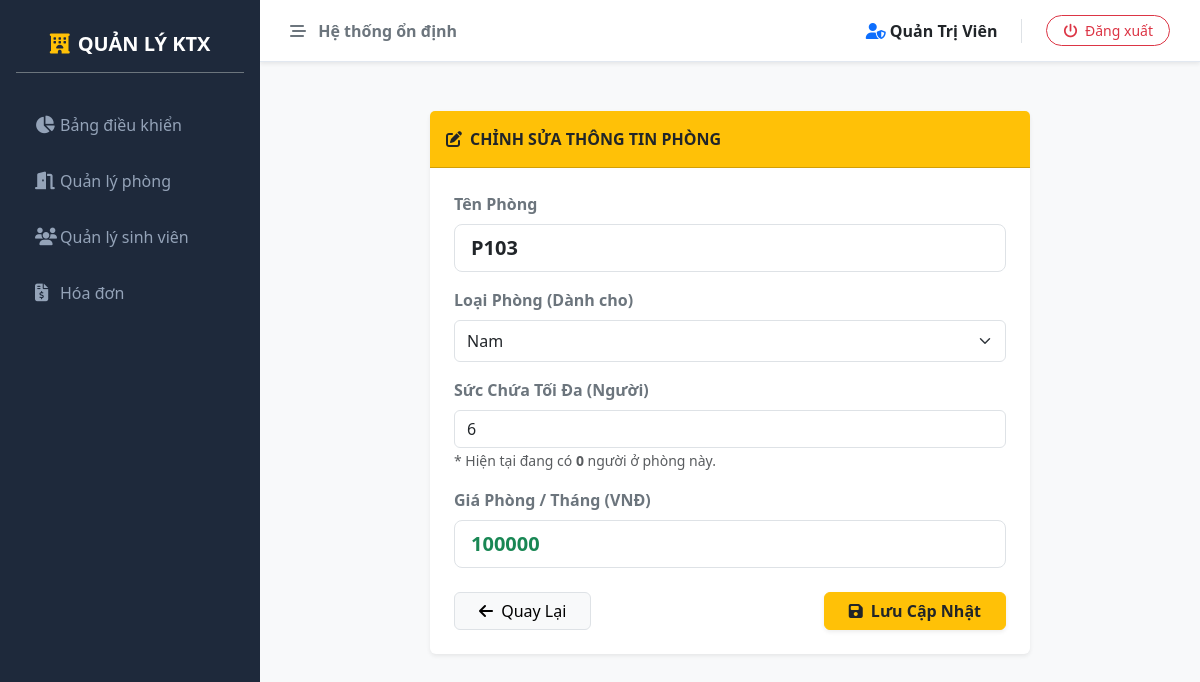
The app's page /quanly_ktx/sua-phong.php?id=3 (signed in) with its own data.
### tables this page shows
CREATE TABLE `phong` (
  `id` int(11) NOT NULL,
  `ten_phong` varchar(50) NOT NULL,
  `loai_phong` varchar(50) NOT NULL,
  `suc_chua` int(11) NOT NULL,
  `so_nguoi_o` int(11) DEFAULT 0,
  `gia_phong` decimal(10,2) NOT NULL
);

### quanly_ktx/sua-phong.php (the view, shortened to what this page needs)
<?php
include 'config/db.php';
include 'includes/header.php';
if (isset($_GET['id'])) {
    $id = intval($_GET['id']);
    $result = $conn->query("SELECT * FROM phong WHERE id = $id");
    if ($result->num_rows > 0) {
        $phong = $result->fetch_assoc();
    } else {
        echo "<div class='alert alert-danger m-3'>Không tìm thấy phòng này trong hệ thống!</div>";
        include 'includes/footer.php';
        exit();
    }
} else {
    echo "<div class='alert alert-danger m-3'>Thiếu ID phòng cần sửa!</div>";
    include 'includes/footer.php';
    exit();
}
?>
<div class="container-fluid d-flex justify-content-center py-4">
    <div class="card border-0 shadow-sm w-100" style="max-width: 600px;">
        <div class="card-header bg-warning text-dark fw-bold py-3">
            <i class="fa-solid fa-pen-to-square me-2"></i>CHỈNH SỬA THÔNG TIN PHÒNG
        </div>
        <div class="card-body p-4">
            <form action="" method="POST">
                <div class="mb-3">
                    <label class="form-label fw-semibold text-secondary">Tên Phòng</label>
                    <input type="text" name="ten_phong" class="form-control form-control-lg fw-bold text-dark"
                           value="<?php echo htmlspecialchars($phong['ten_phong']); ?>" required>
                </div>
                <div class="mb-3">
                    <label class="form-label fw-semibold text-secondary">Loại Phòng (Dành cho)</label>
                    <select name="loai_phong" class="form-select form-control-lg">
                        <option value="Nam" <?php if($phong['loai_phong'] == 'Nam') echo 'selected'; ?>>Nam</option>
                    </select>
                </div>
                <div class="mb-3">
                    <label class="form-label fw-semibold text-secondary">Sức Chứa Tối Đa (Người)</label>
                    <input type="number" name="suc_chua" class="form-control"
                           value="<?php echo intval($phong['suc_chua']); ?>" min="1" required>
                    <small class="text-muted">* Hiện tại đang có <strong><?php echo $phong['so_nguoi_o']; ?></strong> người ở phòng này.</small>
                </div>
                <div class="mb-3">
                    <label class="form-label fw-semibold text-secondary">Giá Phòng / Tháng (VNĐ)</label>
                    <input type="number" name="gia_phong" class="form-control form-control-lg text-success fw-bold"
                           value="<?php echo (int)$phong['gia_phong']; ?>" min="0" step="1000" required>
                </div>
                <div class="d-flex justify-content-between mt-4">
                    <a href="danh-sach-phong.php" class="btn btn-light border px-4">
                        <i class="fa-solid fa-arrow-left me-1"></i> Quay Lại
                    </a>
                    <button type="submit" class="btn btn-warning fw-bold text-dark px-4 shadow-sm">
                        <i class="fa-solid fa-floppy-disk me-1"></i> Lưu Cập Nhật
                    </button>
                </div>
            </form>
        </div>
    </div>
</div>
<?php
include 'includes/footer.php';
?>

### quanly_ktx/includes/header.php (style rules this page uses)
body { background-color: #f8f9fa; font-family: 'Segoe UI', sans-serif; overflow-x: hidden; }

### records on screen
phong: ten_phong "P103", loai_phong "Nam", suc_chua "6", so_nguoi_o "0", gia_phong "100000"

### other values on screen
$_SESSION['user_ten'] "Quản Trị Viên"
